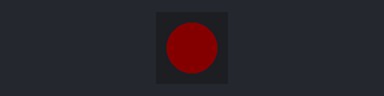
This sketch was run on a simulated Arduino Uno, built with avr-gcc and run on an emulated ATmega328P. Parts: 1 RGB LEDs in strip order, left to right. Dim RGB values are drawn brighter than linear.

Above: at 0.05 s.
At 0.55 s:
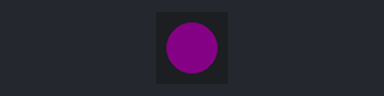
At 1.45 s:
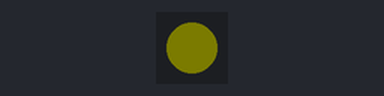
At 2.85 s:
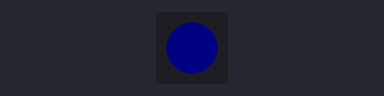
Timing chart, 0 to 3.1 s (numbered marks = the images above):
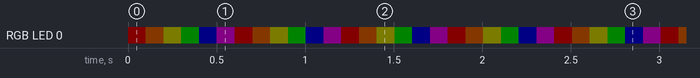

The sketch:

led_test.ino
```cpp
// (licence header left out)
#include <led_NeoPixel.h>

#define NEOPIXEL_PIN 5

NeoPixelLed led = NeoPixelLed(1, NEOPIXEL_PIN, NEO_GRB + NEO_KHZ800);

void setup() {
    led.begin();
    led.setcolor(0, 63, 0, 0); // Red
}

void loop() {
  led.setcolor(0, 63, 0, 0);   // Red
  delay(100);
  led.setcolor(0, 63, 31, 0);  // Orange
  delay(100);
  led.setcolor(0, 31, 31, 0);  // Yellow
  delay(100);
  led.setcolor(0, 0, 63, 0);   // Green
  delay(100);
  led.setcolor(0, 0, 0, 63);   // Blue
  delay(100);
  led.setcolor(0, 63, 0, 63);  // Purple
  delay(100);
}
```

Measured:
- by itself, RGB LED 0: repeats every 0.60 s: RGB(7, 3, 0) 0.10 s, RGB(3, 3, 0) 0.10 s, RGB(0, 7, 0) 0.10 s, RGB(0, 0, 7) 0.10 s, RGB(7, 0, 7) 0.10 s, RGB(7, 0, 0) 0.10 s
- by itself, everything shown: repeats every 0.60 s, in 6 steps
